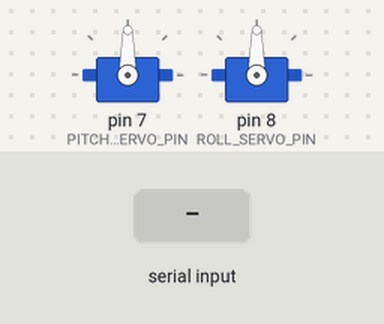
Simulated run of this sketch. Board: Arduino Uno, built with avr-gcc and run on an emulated ATmega328P. On the bench: 2 × servo. Inputs (shaded band) come from the test bench.

Above: at 1.2 s.
1.3 s: "<90,45,200>" received over Serial
At 2.1 s:
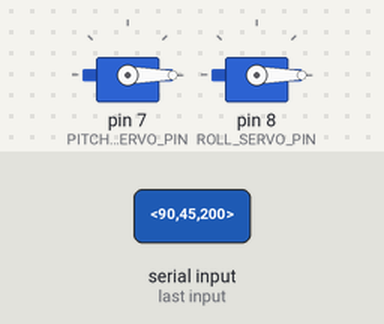
Timing chart, 0 to 4.3 s (numbered marks = the images above; inputs shaded):
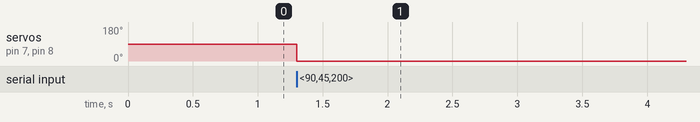

Measured:
- after the input at 1.3 s, servo on pin 7 (PITCH_SERVO_PIN), servo on pin 8 (ROLL_SERVO_PIN): 90° → 0° at once

The sketch:

balancePlatform.ino
```cpp
#include <Servo.h>
#include <string.h>

#define BAUD 256000

#define INPUT_SIZE 64
#define START_MARKER '<'
#define END_MARKER '>'

#define PITCH_SERVO_PIN 7
#define ROLL_SERVO_PIN 8

char receivedChars[INPUT_SIZE];
char parseChars[INPUT_SIZE];
boolean newData = false;

Servo pitch;  // rotate about x axis
Servo roll;   // rotate about y axis
int x, y;     // servo positions

void recv(){
  static boolean receiving = false;
  static byte ndx = 0;
  char rc;

  if ((Serial.available() > 0) && !newData) {
    rc = Serial.read();

    if (receiving) {
      if (rc != END_MARKER) {
        receivedChars[ndx] = rc;
        ndx++;

        if (ndx >= INPUT_SIZE)
          ndx = INPUT_SIZE - 1;

      } else {
        receivedChars[ndx] = '\0'; // terminate the string
        receiving = false;
        ndx = 0;
        newData = true;

//        Serial.println(receivedChars);
        strcpy(parseChars, receivedChars);  // the data is modified during parsing
      }

    } else if (rc == START_MARKER) {
      receiving = true;
    }
  }
}

void parseReceived() {
  char* index;

  index = strtok(parseChars, ",");  // get the first part of the string
  x = atoi(index);

  index = strtok(NULL, ",");        // continues where the previous call left off
  y = atoi(index);
//  Serial.println(x);
//  Serial.println(y);
}

void setup() {
  Serial.begin(BAUD);
  pitch.attach(PITCH_SERVO_PIN);
  roll.attach(ROLL_SERVO_PIN);
}

void loop() {
  recv();

  if (newData) {
    parseReceived();
    pitch.writeMicroseconds(x);
    roll.writeMicroseconds(y);
    newData = false;
  }
}
```
